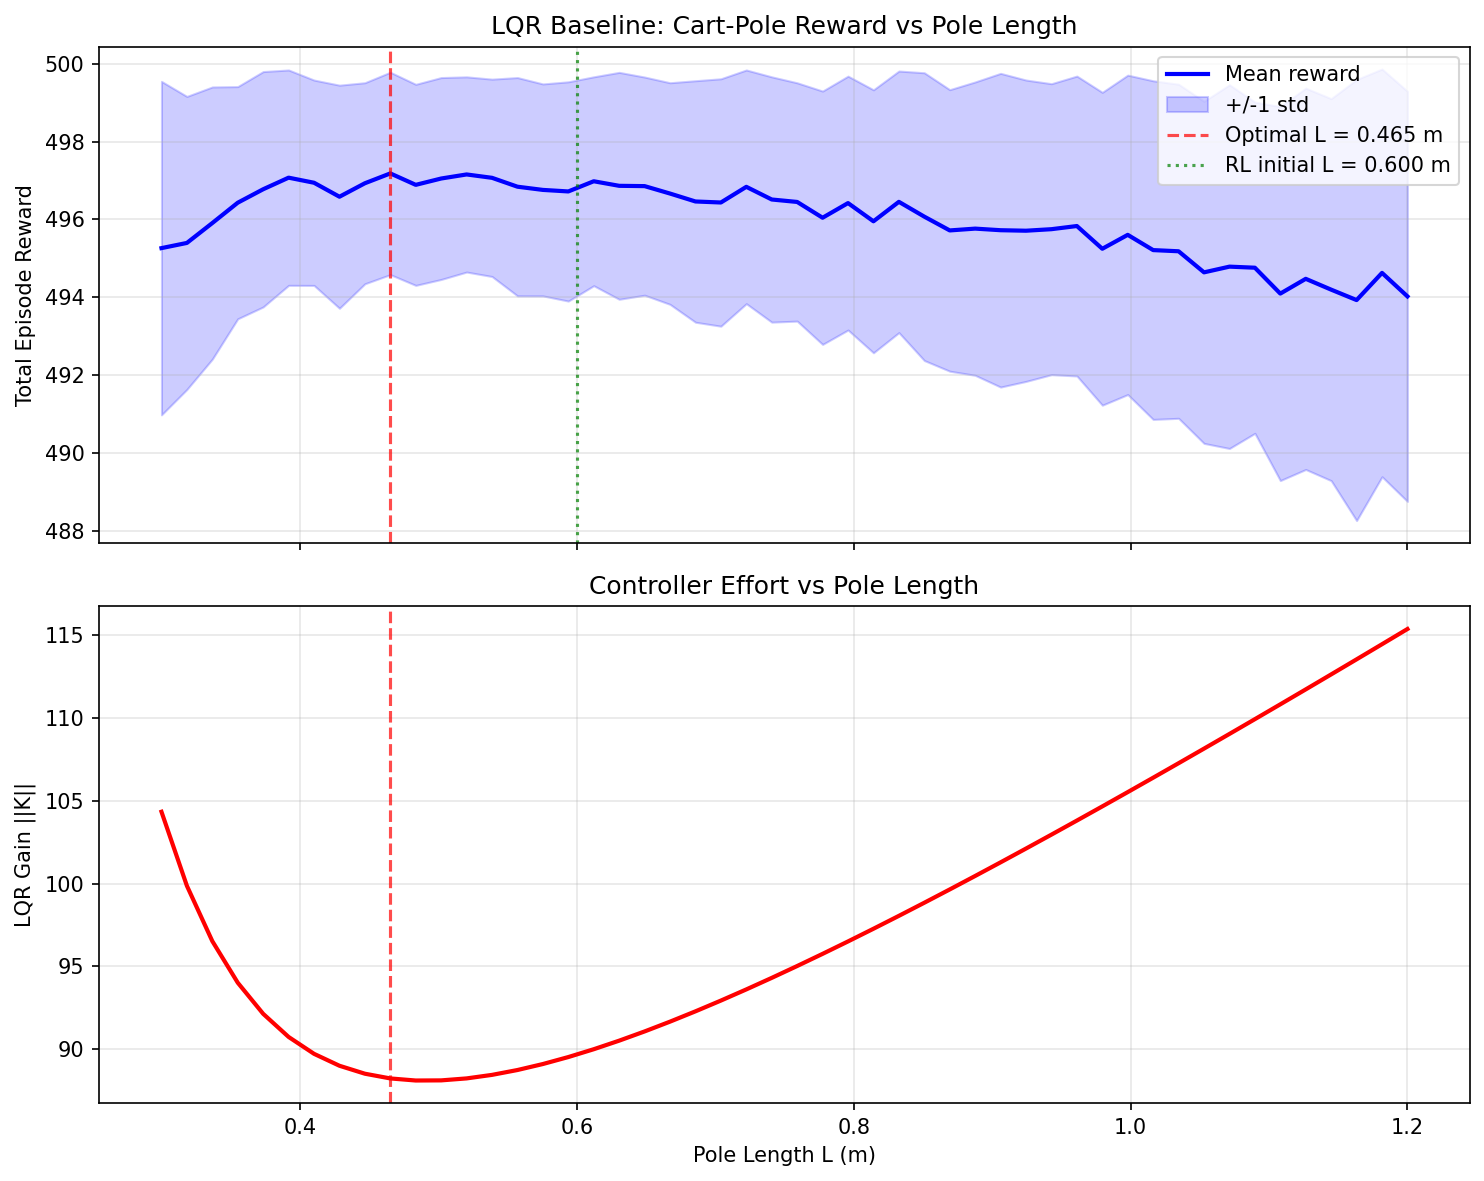

The Python source for this figure:
#!/usr/bin/env python3
"""
LQR Baseline for Level 1.5 Cart-Pole Co-Design

Sweeps pole length L and evaluates a near-optimal LQR controller using the
exact same reward function as the RL environment. Provides a ground-truth
answer to: "What pole length does an optimal controller prefer?"

Physics parameters match cartpole_newton_vec_env.py exactly.
Reward function matches the Warp kernel step_rewards_done_kernel exactly.

Usage:
    python lqr_baseline_cartpole.py
"""

import os
import numpy as np
from scipy.linalg import solve_continuous_are, solve as scipy_solve
import matplotlib.pyplot as plt


# ---------------------------------------------------------------------------
# Physical parameters (matching cartpole_newton_vec_env.py)
# ---------------------------------------------------------------------------
CART_MASS = 1.0          # kg
POLE_DENSITY = 0.2       # kg/m (linear density)
GRAVITY = 9.81           # m/s²
DT = 0.02                # s (50 Hz)
FORCE_MAX = 30.0         # N
X_LIMIT = 3.0            # m (termination boundary)
MAX_STEPS = 500          # 10s episodes
ARMATURE = 0.1           # Joint damping (both joints)


def pole_mass(L):
    """Pole mass = linear_density * total_length = 0.2 * 2L."""
    return POLE_DENSITY * 2.0 * L


def nonlinear_dynamics(state, F, L):
    """
    Full nonlinear cart-pole dynamics (Euler-Lagrange).

    State: [x, theta, x_dot, theta_dot]
    theta = 0 is upright.

    Uniform rod of total length 2L, mass m = 0.4L.
    COM distance from pivot: l = L
    Moment of inertia about pivot: I = (1/3)*m*(2L)^2 = (4/3)*m*L^2

    Equations of motion:
        (M + m) * x_dd + m*l*theta_dd*cos(theta) - m*l*theta_d^2*sin(theta) = F - b_x*x_d
        I * theta_dd + m*l*x_dd*cos(theta) - m*g*l*sin(theta) = -b_theta*theta_d

    Solved for [x_dd, theta_dd] as a 2x2 linear system.
    """
    x, theta, x_dot, theta_dot = state
    M = CART_MASS
    m = pole_mass(L)
    l = L                           # COM distance from pivot
    I = (4.0 / 3.0) * m * L**2     # Moment of inertia about pivot
    g = GRAVITY
    b_x = ARMATURE
    b_theta = ARMATURE

    cos_th = np.cos(theta)
    sin_th = np.sin(theta)

    # 2x2 system: A_mat @ [x_dd, theta_dd] = rhs
    #   (M + m) * x_dd   + m*l*cos(th) * theta_dd = F - b_x*x_d + m*l*theta_d^2*sin(th)
    #   m*l*cos(th)*x_dd  + I * theta_dd           = m*g*l*sin(th) - b_theta*theta_d
    A_mat = np.array([
        [M + m,         m * l * cos_th],
        [m * l * cos_th, I],
    ])
    rhs = np.array([
        F - b_x * x_dot + m * l * theta_dot**2 * sin_th,
        m * g * l * sin_th - b_theta * theta_dot,
    ])

    # Cramer's rule for 2x2 (avoids scipy overhead on 80M calls)
    det = A_mat[0, 0] * A_mat[1, 1] - A_mat[0, 1] * A_mat[1, 0]
    x_dd = (rhs[0] * A_mat[1, 1] - rhs[1] * A_mat[0, 1]) / det
    theta_dd = (A_mat[0, 0] * rhs[1] - A_mat[1, 0] * rhs[0]) / det

    return np.array([x_dot, theta_dot, x_dd, theta_dd])


def linearize(L):
    """
    Linearized state-space around upright equilibrium (theta=0, all else 0).

    State: [x, theta, x_dot, theta_dot]
    Input: F

    Returns A (4x4), B (4x1).
    """
    M = CART_MASS
    m = pole_mass(L)
    l = L
    I = (4.0 / 3.0) * m * L**2
    g = GRAVITY
    b_x = ARMATURE
    b_theta = ARMATURE

    # Mass matrix at theta=0: cos(0)=1, sin(0)=0
    # [M+m,  m*l] [x_dd    ]   [F - b_x*x_d    ]
    # [m*l,  I  ] [theta_dd] = [m*g*l*theta - b_theta*theta_d]
    det = (M + m) * I - (m * l)**2

    # Invert mass matrix
    # inv(A_mat) = (1/det) * [[I, -m*l], [-m*l, M+m]]
    inv_00 = I / det
    inv_01 = -m * l / det
    inv_10 = -m * l / det
    inv_11 = (M + m) / det

    # x_dd = inv_00 * (F - b_x*x_d) + inv_01 * (m*g*l*theta - b_theta*theta_d)
    # theta_dd = inv_10 * (F - b_x*x_d) + inv_11 * (m*g*l*theta - b_theta*theta_d)

    A = np.array([
        [0, 0, 1, 0],
        [0, 0, 0, 1],
        [0, inv_00 * 0 + inv_01 * m * g * l, -inv_00 * b_x, -inv_01 * b_theta],
        [0, inv_10 * 0 + inv_11 * m * g * l, -inv_10 * b_x, -inv_11 * b_theta],
    ])

    B = np.array([
        [0],
        [0],
        [inv_00],
        [inv_10],
    ])

    return A, B


def solve_lqr(L, Q, R):
    """
    Solve continuous-time LQR for given pole length.

    Returns gain K such that u = -K @ x is optimal.
    Returns None if Riccati equation fails (unstabilizable).
    """
    A, B = linearize(L)
    try:
        P = solve_continuous_are(A, B, Q, R)
        K = scipy_solve(R, B.T @ P)
        return K
    except Exception:
        return None


def simulate_episode(L, K, initial_state, max_steps=MAX_STEPS):
    """
    Simulate one episode with LQR controller on nonlinear dynamics.

    Uses RK4 integration at dt=0.02 with 4 substeps (matching Newton).
    Returns total reward using the exact RL reward function.
    """
    state = np.array(initial_state, dtype=np.float64)
    sub_dt = DT / 4  # 4 substeps, matching Newton
    total_reward = 0.0
    prev_action = 0.0  # Normalized action in [-1, 1]

    for step in range(max_steps):
        # LQR control: u = -K @ state, clipped to force limits
        F = float((-K @ state).item())
        F = np.clip(F, -FORCE_MAX, FORCE_MAX)

        # Normalized action (matching RL: action in [-1,1], force = action * FORCE_MAX)
        action = F / FORCE_MAX

        # Check termination BEFORE computing reward (matching env logic:
        # env computes reward at the NEW state after physics step, but
        # termination is also checked at the new state)
        # Actually, in the env, step() applies force, runs physics, THEN
        # computes reward+termination on the resulting state.

        # --- RK4 integration with 4 substeps ---
        for _ in range(4):
            k1 = nonlinear_dynamics(state, F, L)
            k2 = nonlinear_dynamics(state + 0.5 * sub_dt * k1, F, L)
            k3 = nonlinear_dynamics(state + 0.5 * sub_dt * k2, F, L)
            k4 = nonlinear_dynamics(state + sub_dt * k3, F, L)
            state = state + (sub_dt / 6.0) * (k1 + 2*k2 + 2*k3 + k4)

        # --- Reward (exact match to step_rewards_done_kernel) ---
        x, theta, x_dot, theta_dot = state
        action_diff = action - prev_action

        terminated = 1.0 if abs(x) > X_LIMIT else 0.0

        r = (1.0 * (1.0 - terminated)
             - 2.0 * terminated
             - 1.0 * theta**2
             - 0.1 * x**2
             - 1.0 * action**2
             - 0.1 * action_diff**2
             - 0.01 * abs(x_dot)
             - 0.005 * abs(theta_dot))

        total_reward += r
        prev_action = action

        if terminated > 0.5 or step + 1 >= max_steps:
            break

    return total_reward


def sweep_pole_length(L_values, n_episodes=50):
    """
    Sweep pole length, solving LQR and simulating nonlinear episodes at each L.

    Returns arrays of mean rewards, std rewards, and LQR gains.
    """
    # LQR cost matrices (matching RL reward quadratic terms)
    # Reward has: -1.0*theta^2, -0.1*x^2, -1.0*action^2
    # action = F/FORCE_MAX, so action^2 = F^2/FORCE_MAX^2
    # LQR minimizes integral x'Qx + u'Ru where u = F
    # To match: Q_theta = 1.0, Q_x = 0.1 (from reward penalties)
    # R = 1.0/FORCE_MAX^2 (since reward penalizes (F/30)^2 with weight 1.0)
    Q = np.diag([0.1, 1.0, 0.0, 0.0])
    R = np.array([[1.0 / FORCE_MAX**2]])

    mean_rewards = np.zeros(len(L_values))
    std_rewards = np.zeros(len(L_values))
    gain_norms = np.zeros(len(L_values))

    for i, L in enumerate(L_values):
        K = solve_lqr(L, Q, R)

        if K is None:
            mean_rewards[i] = np.nan
            std_rewards[i] = np.nan
            gain_norms[i] = np.nan
            continue

        gain_norms[i] = np.linalg.norm(K)

        # Simulate episodes with random initial conditions
        # Matching env: theta ~ Uniform(-pi/9, pi/9), cart at 0, zero velocities
        episode_rewards = []
        for ep in range(n_episodes):
            rng = np.random.RandomState(ep * 1000 + i)
            theta0 = rng.uniform(-np.pi / 9, np.pi / 9)
            initial_state = [0.0, theta0, 0.0, 0.0]
            reward = simulate_episode(L, K, initial_state)
            episode_rewards.append(reward)

        mean_rewards[i] = np.mean(episode_rewards)
        std_rewards[i] = np.std(episode_rewards)

        print(f"  [{i+1}/{len(L_values)}] L={L:.3f}m: reward={mean_rewards[i]:.1f} ±{std_rewards[i]:.1f}, "
              f"||K||={gain_norms[i]:.2f}")

    return mean_rewards, std_rewards, gain_norms


def main():
    print("=" * 60)
    print("LQR Baseline for Cart-Pole Co-Design")
    print("=" * 60)
    print(f"\nPhysics parameters (matching Newton env):")
    print(f"  Cart mass:       {CART_MASS} kg")
    print(f"  Pole density:    {POLE_DENSITY} kg/m")
    print(f"  Gravity:         {GRAVITY} m/s^2")
    print(f"  dt:              {DT} s (50 Hz, 4 substeps)")
    print(f"  Force max:       {FORCE_MAX} N")
    print(f"  Cart limit:      +/-{X_LIMIT} m")
    print(f"  Episode length:  {MAX_STEPS} steps ({MAX_STEPS * DT:.0f}s)")
    print(f"  Armature:        {ARMATURE}")

    # Dense sweep
    L_values = np.linspace(0.3, 1.2, 50)
    n_episodes = 200

    print(f"\nSweeping L in [{L_values[0]:.2f}, {L_values[-1]:.2f}] m "
          f"({len(L_values)} points, {n_episodes} episodes each)...")

    mean_rewards, std_rewards, gain_norms = sweep_pole_length(L_values, n_episodes)

    # Find optimal
    valid = ~np.isnan(mean_rewards)
    best_idx = np.argmax(mean_rewards[valid])
    best_L = L_values[valid][best_idx]
    best_reward = mean_rewards[valid][best_idx]

    print(f"\n{'=' * 60}")
    print(f"Results")
    print(f"{'=' * 60}")
    print(f"  LQR optimal L:     {best_L:.3f} m")
    print(f"  LQR best reward:   {best_reward:.1f}")
    print(f"  Pole mass at opt:  {pole_mass(best_L):.3f} kg")
    print(f"  ||K|| at optimal:  {gain_norms[valid][best_idx]:.2f}")

    # Show a few neighbors for context
    print(f"\n  Reward landscape near optimum:")
    for j in range(max(0, best_idx - 3), min(len(L_values[valid]), best_idx + 4)):
        marker = " <-- optimal" if j == best_idx else ""
        print(f"    L={L_values[valid][j]:.3f}m: {mean_rewards[valid][j]:.1f} "
              f"±{std_rewards[valid][j]:.1f}{marker}")

    print(f"\n  Comparison point:")
    print(f"    RL initial L:    0.600 m (PGHC starting point)")
    idx_06 = np.argmin(np.abs(L_values - 0.6))
    print(f"    LQR at L=0.6m:   {mean_rewards[idx_06]:.1f} ±{std_rewards[idx_06]:.1f}")

    # ---------------------------------------------------------------------------
    # Plots
    # ---------------------------------------------------------------------------
    fig, axes = plt.subplots(2, 1, figsize=(10, 8), sharex=True)

    # Plot 1: Reward vs pole length
    ax1 = axes[0]
    ax1.plot(L_values[valid], mean_rewards[valid], 'b-', linewidth=2, label='Mean reward')
    ax1.fill_between(L_values[valid],
                     mean_rewards[valid] - std_rewards[valid],
                     mean_rewards[valid] + std_rewards[valid],
                     alpha=0.2, color='blue', label='+/-1 std')
    ax1.axvline(best_L, color='red', linestyle='--', alpha=0.7,
                label=f'Optimal L = {best_L:.3f} m')
    ax1.axvline(0.6, color='green', linestyle=':', alpha=0.7,
                label='RL initial L = 0.600 m')
    ax1.set_ylabel('Total Episode Reward')
    ax1.set_title('LQR Baseline: Cart-Pole Reward vs Pole Length')
    ax1.legend()
    ax1.grid(True, alpha=0.3)

    # Plot 2: Gain norm vs pole length
    ax2 = axes[1]
    ax2.plot(L_values[valid], gain_norms[valid], 'r-', linewidth=2)
    ax2.axvline(best_L, color='red', linestyle='--', alpha=0.7)
    ax2.set_xlabel('Pole Length L (m)')
    ax2.set_ylabel('LQR Gain ||K||')
    ax2.set_title('Controller Effort vs Pole Length')
    ax2.grid(True, alpha=0.3)

    plt.tight_layout()
    plot_path = os.path.join(os.path.dirname(os.path.abspath(__file__)), 'lqr_baseline_cartpole.png')
    plt.savefig(plot_path, dpi=150, bbox_inches='tight')
    print(f"\n  Plot saved to {plot_path}")
    plt.show(block=False)
    plt.pause(0.5)
    plt.close()


if __name__ == "__main__":
    main()
